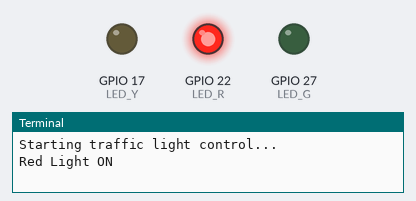
Bench run of a program on a simulated Raspberry Pi (BCM pin numbers). Shown: output pins drawn as LEDs (lit = HIGH), the last lines printed to the terminal.

Above: at 2.5 s.
At 7.5 s:
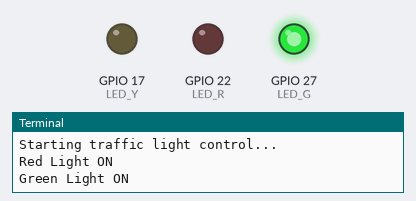
At 11.0 s:
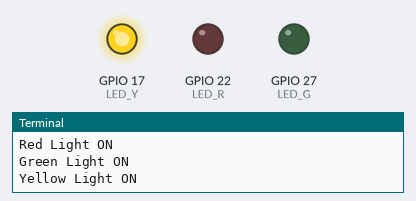
Timing chart, 0 to 15.6 s (numbered marks = the images above):
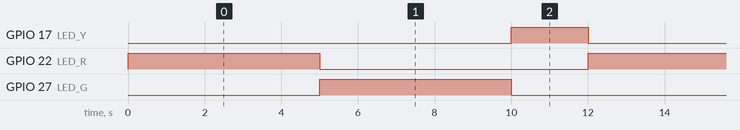

Measured:
- by itself, GPIO 17 (LED_Y): alternates HIGH for 2.0 s and LOW for 10.0 s
- by itself, GPIO 22 (LED_R), GPIO 27 (LED_G): alternates HIGH for 5.0 s and LOW for 7.0 s
- by itself, everything shown: repeats every 12.0 s, in 3 steps

The program:

light0.py
```python
'''
RGB LED Traffic Light Control
'''

import time
import RPi.GPIO as GPIO

LED_R = 22
LED_G = 27
LED_Y = 17

GPIO.setmode(GPIO.BCM)
GPIO.setup(LED_R, GPIO.OUT)
GPIO.setup(LED_G, GPIO.OUT)
GPIO.setup(LED_Y, GPIO.OUT)

def traffic_light_cycle():
    try:
        while True:
            # Red light
            GPIO.output(LED_R, GPIO.HIGH)
            GPIO.output(LED_G, GPIO.LOW)
            GPIO.output(LED_Y, GPIO.LOW)
            print("Red Light ON")
            time.sleep(5)  # Red light duration

            # Green light
            GPIO.output(LED_R, GPIO.LOW)
            GPIO.output(LED_G, GPIO.HIGH)
            GPIO.output(LED_Y, GPIO.LOW)
            print("Green Light ON")
            time.sleep(5)  # Green light duration

            # Yellow light
            GPIO.output(LED_R, GPIO.LOW)
            GPIO.output(LED_G, GPIO.LOW)
            GPIO.output(LED_Y, GPIO.HIGH)
            print("Yellow Light ON")
            time.sleep(2)  # Yellow light duration

    except KeyboardInterrupt:
        print("Traffic light control stopped.")
    finally:
        GPIO.cleanup()

if __name__ == "__main__":
    print("Starting traffic light control...")
    traffic_light_cycle()
    print("Traffic light control finished.")
```
